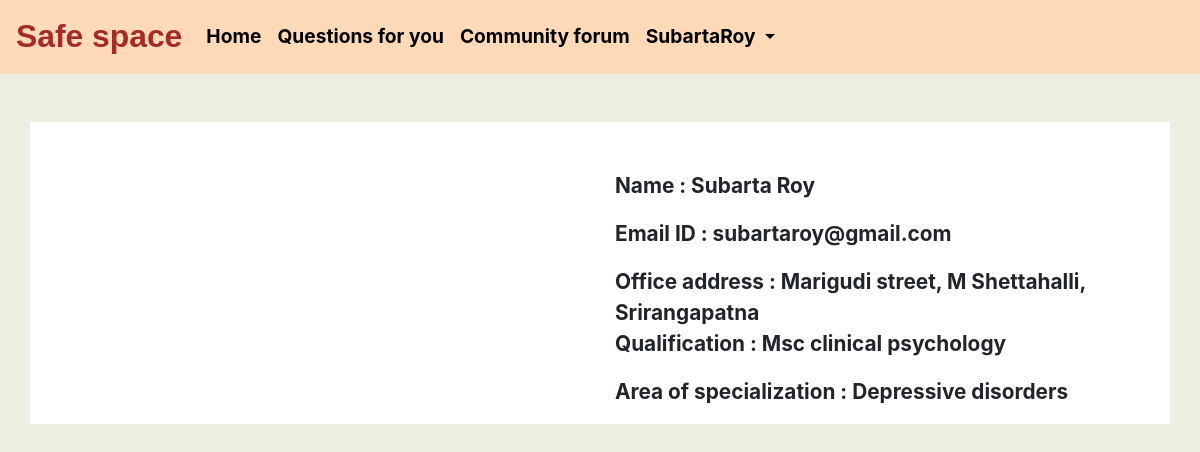
The app's page /therapist_dashboard/profile/ (signed in) with its own data.
### accounts/models.py (models this page shows, shortened)
class CustomUser(AbstractUser):
	is_normal_user=models.BooleanField(default=True)
	objects=CustomUserManager()

class Therapist(models.Model):
    user=models.OneToOneField(CustomUser,on_delete=models.CASCADE,null=True)
    therapist_name=models.CharField(max_length=200,blank=True)
    therapist_email=models.EmailField(blank=True)
    office_address=models.TextField(max_length=800,blank=True)
    qualification=models.CharField(max_length=200,blank=True)
    specialization_area=models.CharField(max_length=400,blank=True)
    objects=CustomUserManager()

### therapist_dashboard/views.py (the view)
# urls.py: path('profile/',views.ProfileView,name='profile'),
@therapist_login_required
def ProfileView(request, *args, **kwargs):
	user_=request.user
	user=get_object_or_404(Therapist,user=user_)
	context={
	    'user':user
	}
	return render(request,'therapist_dashboard/profile.html',context)

### therapist_dashboard/templates/therapist_dashboard/profile.html (shortened to what this page needs)
{% block content %}
{% include 'therapist_dashboard/base.html' %}
	<div class="container profile-box">
		<div class="row">
			<div class="col-lg-6 col-md-6 col-sm-12 col-xs-12">
				<br><br>
			</div>
			<div class="col-lg-6 col-md-6 col-sm-12 col-xs-12 offset-lg-6 offset-md-6 text-styles">
				Name : {{user.therapist_name}}
			</div><br><br>
			<div class="col-lg-6 col-md-6 col-sm-12 col-xs-12 offset-lg-6 offset-md-6 text-styles">
				Email ID : {{user.therapist_email}}
			</div><br><br>
			<div class="col-lg-6 col-md-6 col-sm-12 col-xs-12 offset-lg-6 offset-md-6 text-styles">
				Office address : {{user.office_address}}
			</div><br><br>
			<div class="col-lg-6 col-md-6 col-sm-12 col-xs-12 offset-lg-6 offset-md-6 text-styles">
				Qualification : {{user.qualification}}
			</div><br><br>
			<div class="col-lg-6 col-md-6 col-sm-12 col-xs-12 offset-lg-6 offset-md-6 text-styles">
				Area of specialization : {{user.specialization_area}}
			</div><br><br>
		</div>
	</div>
{% endblock %}

### therapist_dashboard/templates/therapist_dashboard/base.html (shortened to what this page needs)
{% load static %}
<!DOCTYPE html>
<html lang="en">
  <head>
    <link rel="stylesheet" href="https://cdn.jsdelivr.net/npm/bootstrap@4.5.3/dist/css/bootstrap.min.css">
  </head>
  <body>
    <header>
          <nav class="navbar navbar-expand-lg fixed-top sticky-top nav-styles">
      <a class="navbar-brand" href="#" style="font-size: 1.99rem;font-weight: bolder;color:#A52A2A;font-family: Comic Sans MS, cursive, sans-serif;">Safe space</a>
      <div class="collapse navbar-collapse list-styles" id="navbarSupportedContent">
        <ul class="navbar-nav mr-auto">
          <li class="nav-item">
            <a class="nav-link" href="/therapist_dashboard/home/">Home</a>
          </li>
          <li class="nav-item">
            <a class="nav-link" href="/therapist_dashboard/questions/">Questions for you</a>
          </li>
          <li class="nav-item">
            <a class="nav-link" href="/community_forum/">Community forum</a>
          </li>
            <li class="nav-item dropdown">
              <a class="nav-link dropdown-toggle" href="#" id="navbarDropdown" role="button" data-toggle="dropdown" aria-haspopup="true" aria-expanded="false">
                {{request.user.username}}
              </a>
            </li>
        </ul>
      </div>
    </nav>
  </header>
  </body>
</html>

### therapist_dashboard/templates/therapist_dashboard/base.html (style rules this page uses)
.nav-styles { background-color: #FFDAB9; }
.list-styles { color:black; font-size: 1.2rem; font-weight: bold; }
.nav-item a { color: #000000 !important; }

### therapist_dashboard/templates/therapist_dashboard/profile.html (style rules this page uses)
body { background-color: #EEEEE0; }
.profile-box { background-color: white; }
.text-styles { font-weight: bolder; font-size: 1.3rem; }

### records on screen
CustomUser: user.username "SubartaRoy"
Therapist: therapist_name "Subarta Roy", therapist_email "subartaroy@gmail.com", office_address "Marigudi street, M Shettahalli, Srirangapatna", qualification "Msc clinical psychology", specialization_area "Depressive disorders"
